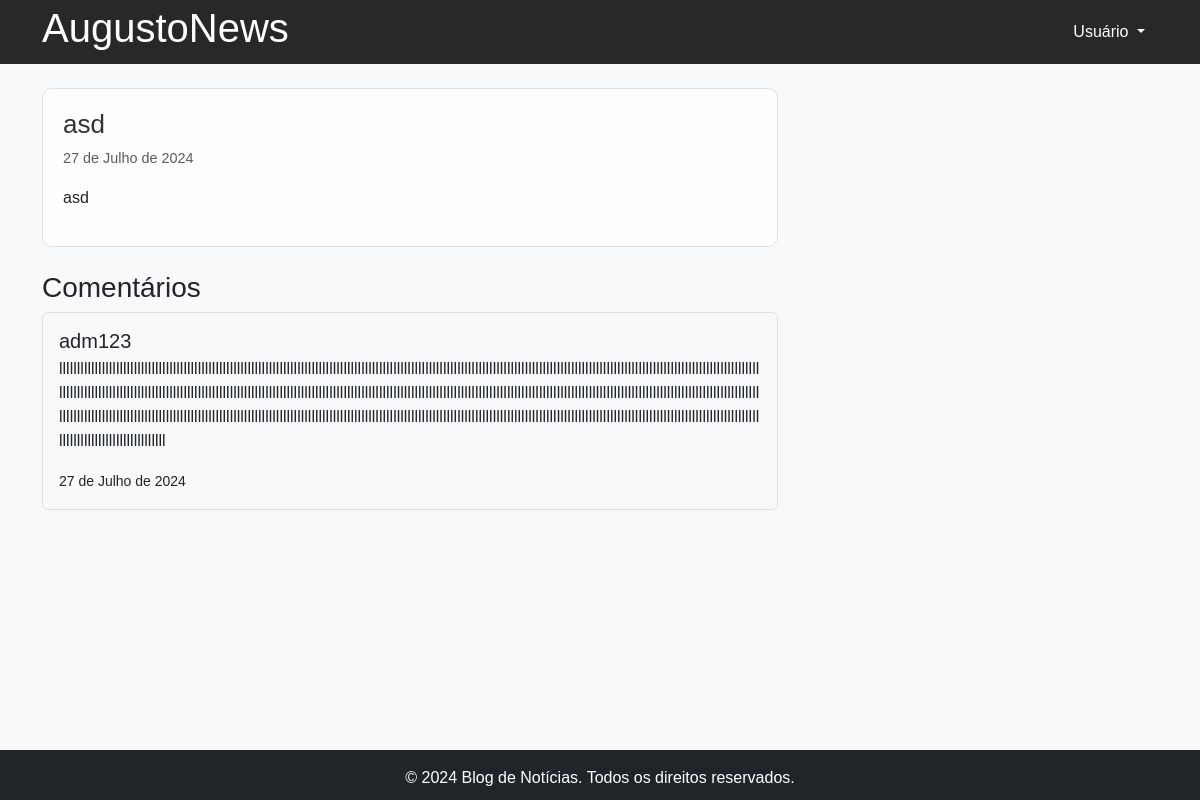
Screenshot of /lista/114/ with the database file from the repository.
### posts/models.py (models this page shows, shortened)
class Post(models.Model):
    titulo = models.CharField(max_length=200)
    slug = models.SlugField(max_length=200, unique=True)
    autor = models.ForeignKey(User, on_delete=models.CASCADE)
    conteudo = models.TextField()
    criado_em = models.DateField(auto_now=True)
    atualizado_em = models.DateField(auto_now=True)
    publicado = models.BooleanField(default=True)

class Comentario(models.Model):
    postagem = models.ForeignKey(Post, on_delete=models.CASCADE, related_name="comentarios")
    autor = models.ForeignKey(User, on_delete=models.CASCADE)
    comentario = models.TextField()
    criado_em = models.DateField(auto_now=True)

### posts/views.py (the view)
# urls.py: path('lista/<int:pk>/', detailPost.as_view(), name='detalhaPostagem'),
class detailPost(DetailView):
    model = Post
    template_name = 'detalhe.html'
    context_object_name = "comentarios"
    pk_url_kwarg = 'pk'
    def get_context_data(self, **kwargs):
        context = super().get_context_data(**kwargs)
        context['postagem'] = Post.objects.get(pk=self.kwargs['pk'])
        context['comentarios'] = self.object.comentarios.all()  # Supondo relação de ForeignKey entre Noticia e Comentario
        return context

### posts/templates/detalhe.html (shortened to what this page needs)
<!DOCTYPE html>
<html lang="pt-br">
    {% extends "base.html" %}
    {% load static %}
    {% block content %}
<body>
    <main class="container">
        <div class="row">
            <div class="col-md-8">
                <article class="mb-4">
                    <h2>{{ postagem.titulo }}</h2>
                    <p class="text-muted">{{ postagem.criado_em}}</p>
                    <p>{{ postagem.conteudo|linebreaks|safe }}</p>
                </article>
                <section id="comments" class="mb-4">
                    <h3>Comentários</h3>
                    <div id="comment-list" class="list-group">
                        {% for coment in comentarios %}
                        <div class="list-group-item mb-3 p-3 border rounded bg-light">
                            <h5 class="mb-1">{{ coment.autor }}</h5>
                            <p class="comment-text">{{ coment.comentario }}</p>
                            <small>{{ coment.criado_em }}</small>
                        </div>
                        {% endfor %}
                    </div>
                </section>
            </div>
            <div class="col-md-4">
            </div>
        </div>
    </main>
    {% endblock %}

### app/templates/base.html (shortened to what this page needs)
<!DOCTYPE html>
<html lang="pt-br">
    {% load static %}
<head>
    <link href="https://stackpath.bootstrapcdn.com/bootstrap/4.5.2/css/bootstrap.min.css" rel="stylesheet">
    <link href="https://cdn.jsdelivr.net/npm/bootstrap@5.3.3/dist/css/bootstrap.min.css" rel="stylesheet">
    <link href="https://getbootstrap.com/docs/5.3/assets/css/docs.css" rel="stylesheet">
    <link rel="stylesheet" href="{% static 'style.css' %}">
</head>
<body>
    <header class="bg-primary text-white py-1 mb-4">
        <div class="container">
            <div class="row align-items-center">
                <div class="col-md-6 text-md-start text-center">
                    <a href="{% url 'listaPostagem' %}" class="text-white text-decoration-none"><h1>AugustoNews</h1></a>
                </div>
                <div class="col-md-6 text-md-end text-center mt-2 mt-md-0">
                    <div class="btn-group">
                        {% if not user.is_authenticated %}
                        <button
                          type="button"
                          class="btn btn-info dropdown-toggle"
                          data-bs-toggle="dropdown"
                          aria-expanded="false"
                        >
                          Usuário
                        </button>
                        {% else %}
                            <a class="btn btn-info" href="{% url 'logout' %}" role="button" id="logout">LOGOUT</a>
                        </ul>
                    </div>
                </div>
                {% endif %}
            </div>
        </div>
    </header>
    <main>
        {% block content %}
        {% endblock %}
      </main>
    {% if postagem|length > 2 %}
        <footer class="bg-dark text-white text-center py-3 mt-4">
            <p>&copy; 2024 Blog de Notícias. Todos os direitos reservados.</p>
        </footer>
    {% else %}
        <footer class="bg-dark text-white text-center py-3 mt-4 fixed ">
            <p>&copy; 2024 Blog de Notícias. Todos os direitos reservados.</p>
        </footer>
    {% endif %}
</body>
</html>

### posts/static/style.css (style rules this page uses)
body { font-family: Arial, sans-serif; background-color: #f8f9fa; }
h1, h2, h3 { font-family: 'Arial', sans-serif; }
article { background-color: #ffffffdd; padding: 20px; border: 1px solid #e0e0e0; border-radius: 10px; }
article h2 { color: #333; font-size: 26px; }
article p.text-muted { font-size: 0.9rem; color: #777; }
footer { bottom: 0; width: 100%; height: 50px; position: relative; z-index: 0; }
header a { text-decoration: none; color: black; }
.bg-primary { --bs-bg-opacity: 1; background-color: #000000d6 !important; }
.btn-info { --bs-btn-color: #fff; --bs-btn-bg: #00000000; --bs-btn-border-color: #00000000; --bs-btn-hover-color: #fff; --bs-btn-hover-bg: #00000000; --bs-btn-hover-border-color: #00000000; --bs-btn-focus-shadow-rgb: #00000000; --bs-btn-active-color: #fff; --bs-btn-active-bg: #00000000; --bs-btn-active-border-color: #00000000; --bs-btn-disabled-color: #fff; --bs-btn-disabled-bg: #00000000; --bs-btn-disabled-border-color: #00000000; }
.fixed { position: fixed; bottom: 0; width: 100%; }
.comment-text { max-width: 800px; overflow-wrap: break-word; }

### rows the page displays
Post: titulo "asd", criado_em "27 de Julho de 2024", conteudo "asd"
Comentario: autor "adm123", comentario "lllllllllllllllllllllllllllllllllllllllllllllllllllllllllllllllllllllllllllllllllllllllllllllllllllllllllllllllllllllllllllllllllllllllllllllllllllllllllllllllllllllllllllllllllllllllllllllllllllllllllllllllllllllllllllllllllllllllllllllllllllllllllllllllllllllllllllllllllllllllllllllllllllllllllllllllllllllllllllllllllllllllllllllllllllllllllllllllllllllllllllllllllllllllllllllllllllllllllllllllllllllllllllllllllllllllllllllllllllllllllllllllllllllllllllllllllllllllllllllllllllllllllllllllllllllllllllllllllllllllllllllllllllllllllllllllllllllllllllllllllllllllllllllllllllllllllllllllllllllllllllllllllllllllllllll", criado_em "27 de Julho de 2024"
